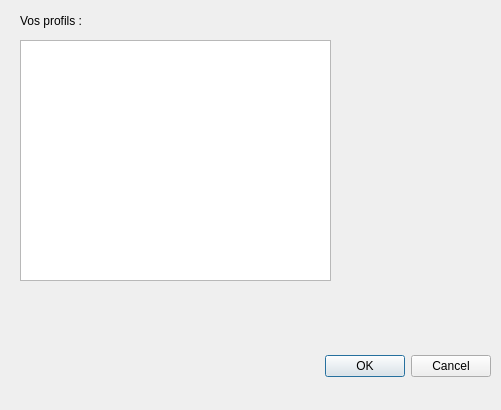
<?xml version="1.0" encoding="UTF-8"?>
<ui version="4.0">
 <class>Dialog</class>
 <widget class="QDialog" name="Dialog">
  <property name="geometry">
   <rect>
    <x>0</x>
    <y>0</y>
    <width>501</width>
    <height>410</height>
   </rect>
  </property>
  <property name="windowTitle">
   <string>Dialog</string>
  </property>
  <widget class="QDialogButtonBox" name="buttonBox">
   <property name="geometry">
    <rect>
     <x>150</x>
     <y>350</y>
     <width>341</width>
     <height>32</height>
    </rect>
   </property>
   <property name="orientation">
    <enum>Qt::Horizontal</enum>
   </property>
   <property name="standardButtons">
    <set>QDialogButtonBox::Cancel|QDialogButtonBox::Ok</set>
   </property>
  </widget>
  <widget class="QTableView" name="tableView">
   <property name="geometry">
    <rect>
     <x>20</x>
     <y>40</y>
     <width>311</width>
     <height>241</height>
    </rect>
   </property>
  </widget>
  <widget class="QLabel" name="label">
   <property name="geometry">
    <rect>
     <x>20</x>
     <y>10</y>
     <width>111</width>
     <height>21</height>
    </rect>
   </property>
   <property name="text">
    <string>Vos profils :</string>
   </property>
  </widget>
 </widget>
 <resources/>
 <connections/>
</ui>
